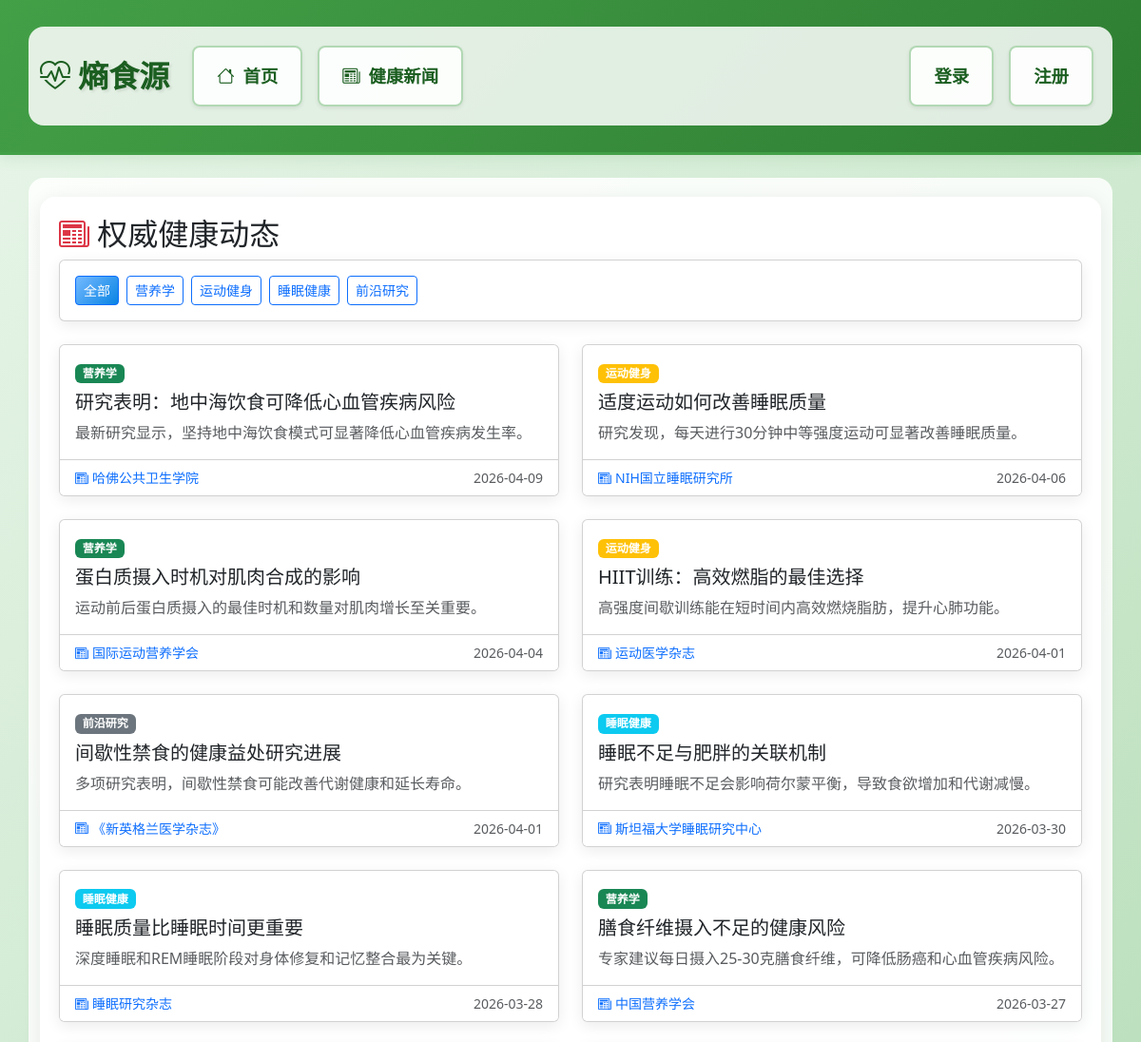
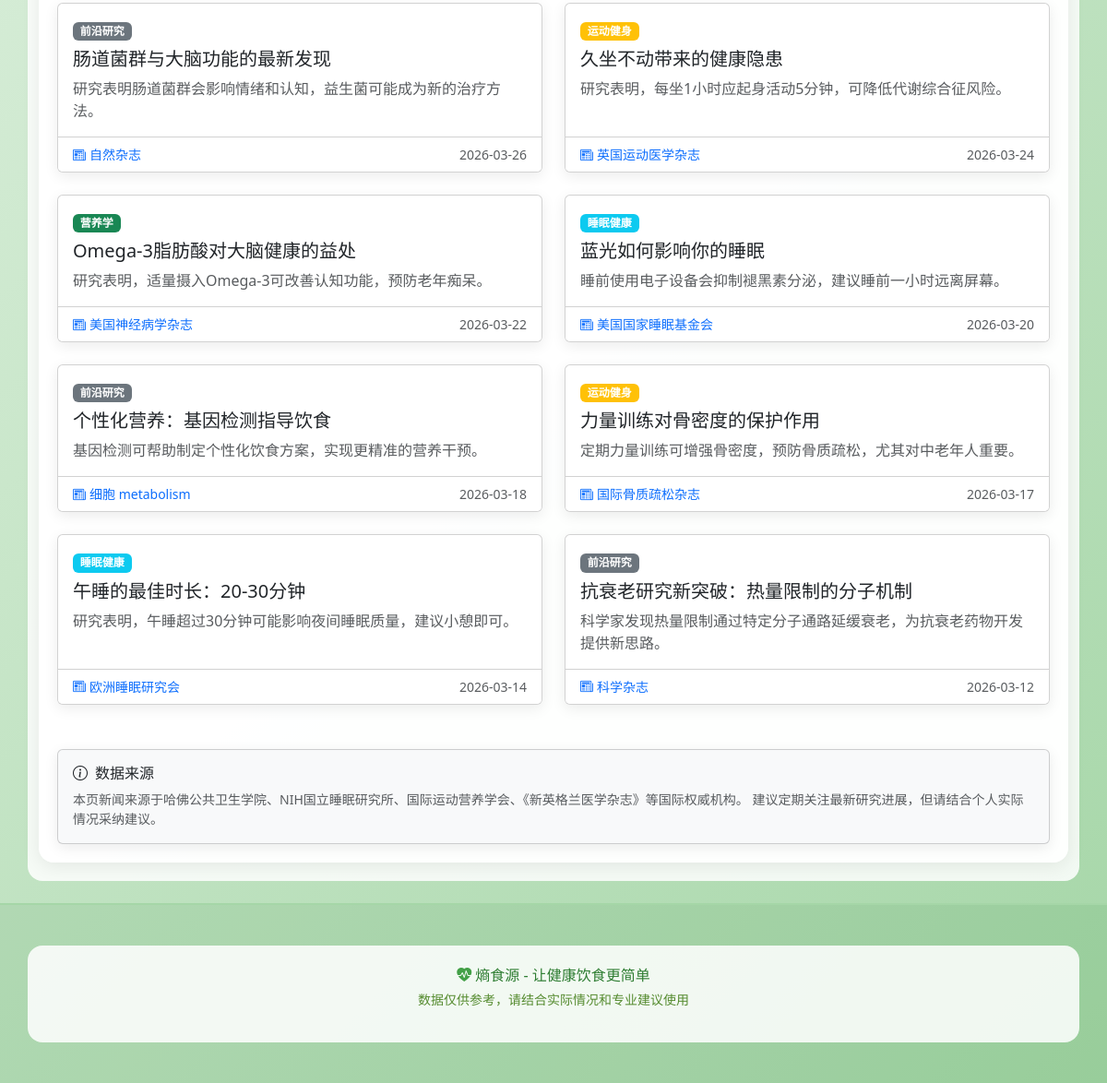
Page /news on the committed database (2 pictures, top to bottom).
### models.py (models this page shows)
class HealthNews(db.Model):
    __tablename__ = 'health_news'
    id = db.Column(db.Integer, primary_key=True)
    title = db.Column(db.String(255), nullable=False)
    summary = db.Column(db.Text)
    content = db.Column(db.Text)
    source = db.Column(db.String(100))
    source_url = db.Column(db.String(500))
    image_url = db.Column(db.String(500))
    published_at = db.Column(db.DateTime)
    category = db.Column(db.String(50))  # nutrition, exercise, sleep, research
    created_at = db.Column(db.DateTime, default=datetime.utcnow)

### app.py (the view)
@app.route('/news')
def news():
    category = request.args.get('category')
    query = HealthNews.query
    if category:
        query = query.filter_by(category=category)
    news_items = query.order_by(HealthNews.published_at.desc()).limit(20).all()
    return render_template('news.html', news_items=news_items, current_category=category)

### app.py (called while the page is built)
@app.context_processor
def inject_variables():
    life_expectancy_bonus = 0
    return dict(
        life_expectancy_bonus=life_expectancy_bonus,
        timedelta=timedelta
    )

### templates/news.html (shortened to what this page needs)
{% extends "base.html" %}
{% block content %}
<h2><i class="bi bi-newspaper text-danger"></i> 权威健康动态</h2>
<div class="card mb-4">
    <div class="card-body">
        <div class="d-flex flex-wrap gap-2">
            <a href="{{ url_for('news') }}" class="btn btn-{{ 'primary' if not current_category else 'outline-primary' }} btn-sm">
                全部
            </a>
            <a href="{{ url_for('news', category='nutrition') }}" class="btn btn-{{ 'primary' if current_category == 'nutrition' else 'outline-primary' }} btn-sm">
                营养学
            </a>
            <a href="{{ url_for('news', category='exercise') }}" class="btn btn-{{ 'primary' if current_category == 'exercise' else 'outline-primary' }} btn-sm">
                运动健身
            </a>
            <a href="{{ url_for('news', category='sleep') }}" class="btn btn-{{ 'primary' if current_category == 'sleep' else 'outline-primary' }} btn-sm">
                睡眠健康
            </a>
            <a href="{{ url_for('news', category='research') }}" class="btn btn-{{ 'primary' if current_category == 'research' else 'outline-primary' }} btn-sm">
                前沿研究
            </a>
        </div>
    </div>
</div>
<div class="row">
    {% if news_items %}
    {% for item in news_items %}
    <div class="col-md-6 mb-4">
        <div class="card h-100">
            <div class="card-body">
                <span class="badge bg-{{ 'success' if item.category == 'nutrition' else 'warning' if item.category == 'exercise' else 'info' if item.category == 'sleep' else 'secondary' }} mb-2">
                    {{ {'nutrition': '营养学', 'exercise': '运动健身', 'sleep': '睡眠健康', 'research': '前沿研究'}.get(item.category, '综合') }}
                </span>
                <h5 class="card-title">{{ item.title }}</h5>
                <p class="card-text text-muted">{{ item.summary }}</p>
            </div>
            <div class="card-footer bg-white">
                <div class="d-flex justify-content-between align-items-center">
                    <small class="text-primary">
                        <i class="bi bi-newspaper me-1"></i>{{ item.source }}
                    </small>
                    <small class="text-muted">
                        {{ item.published_at.strftime('%Y-%m-%d') if item.published_at else item.created_at.strftime('%Y-%m-%d') }}
                    </small>
                </div>
            </div>
        </div>
    </div>
    {% endfor %}
    {% endif %}
</div>
<div class="card mt-4 bg-light">
    <div class="card-body">
        <h6><i class="bi bi-info-circle me-2"></i>数据来源</h6>
        <p class="mb-0 small text-muted">
            本页新闻来源于哈佛公共卫生学院、NIH国立睡眠研究所、国际运动营养学会、《新英格兰医学杂志》等国际权威机构。
            建议定期关注最新研究进展，但请结合个人实际情况采纳建议。
        </p>
    </div>
</div>
{% endblock %}

### static/css/style.css (style rules this page uses)
:root { --primary-color: #74b9ff; --primary-dark: #0984e3; --primary-light: #a8d8ff; --success-color: #00b894; --warning-color: #fdcb6e; --danger-color: #e17055; --info-color: #00cec9; }
body { font-family: -apple-system, BlinkMacSystemFont, "Segoe UI", Roboto, "Helvetica Neue", Arial, sans-serif; background: linear-gradient(135deg, #e8f5e9 0%, #c8e6c9 50%, #a5d6a7 100%); background-attachment: fixed; color: #2d3436; min-height: 100vh; }
.card { border: none; border-radius: 16px; box-shadow: 0 4px 15px rgba(0, 0, 0, 0.08); transition: transform 0.3s ease, box-shadow 0.3s ease; }
.btn-primary { background: linear-gradient(135deg, #74b9ff, #0984e3); border: none; font-weight: 500; }
.badge { font-weight: 500; }

### rows in the picture
HealthNews: category "营养学", title "研究表明：地中海饮食可降低心血管疾病风险", summary "最新研究显示，坚持地中海饮食模式可显著降低心血管疾病发生率。", source "哈佛公共卫生学院", published_at "2026-04-09"
HealthNews: category "运动健身", title "适度运动如何改善睡眠质量", summary "研究发现，每天进行30分钟中等强度运动可显著改善睡眠质量。", source "NIH国立睡眠研究所", published_at "2026-04-06"
HealthNews: category "营养学", title "蛋白质摄入时机对肌肉合成的影响", summary "运动前后蛋白质摄入的最佳时机和数量对肌肉增长至关重要。", source "国际运动营养学会", published_at "2026-04-04"
HealthNews: category "运动健身", title "HIIT训练：高效燃脂的最佳选择", summary "高强度间歇训练能在短时间内高效燃烧脂肪，提升心肺功能。", source "运动医学杂志", published_at "2026-04-01"
HealthNews: category "前沿研究", title "间歇性禁食的健康益处研究进展", summary "多项研究表明，间歇性禁食可能改善代谢健康和延长寿命。", source "《新英格兰医学杂志》", published_at "2026-04-01"
HealthNews: category "睡眠健康", title "睡眠不足与肥胖的关联机制", summary "研究表明睡眠不足会影响荷尔蒙平衡，导致食欲增加和代谢减慢。", source "斯坦福大学睡眠研究中心", published_at "2026-03-30"
HealthNews: category "睡眠健康", title "睡眠质量比睡眠时间更重要", summary "深度睡眠和REM睡眠阶段对身体修复和记忆整合最为关键。", source "睡眠研究杂志", published_at "2026-03-28"
HealthNews: category "营养学", title "膳食纤维摄入不足的健康风险", summary "专家建议每日摄入25-30克膳食纤维，可降低肠癌和心血管疾病风险。", source "中国营养学会", published_at "2026-03-27"
HealthNews: category "前沿研究", title "肠道菌群与大脑功能的最新发现", summary "研究表明肠道菌群会影响情绪和认知，益生菌可能成为新的治疗方法。", source "自然杂志", published_at "2026-03-26"
HealthNews: category "运动健身", title "久坐不动带来的健康隐患", summary "研究表明，每坐1小时应起身活动5分钟，可降低代谢综合征风险。", source "英国运动医学杂志", published_at "2026-03-24"
HealthNews: category "营养学", title "Omega-3脂肪酸对大脑健康的益处", summary "研究表明，适量摄入Omega-3可改善认知功能，预防老年痴呆。", source "美国神经病学杂志", published_at "2026-03-22"
HealthNews: category "睡眠健康", title "蓝光如何影响你的睡眠", summary "睡前使用电子设备会抑制褪黑素分泌，建议睡前一小时远离屏幕。", source "美国国家睡眠基金会", published_at "2026-03-20"
HealthNews: category "前沿研究", title "个性化营养：基因检测指导饮食", summary "基因检测可帮助制定个性化饮食方案，实现更精准的营养干预。", source "细胞 metabolism", published_at "2026-03-18"
HealthNews: category "运动健身", title "力量训练对骨密度的保护作用", summary "定期力量训练可增强骨密度，预防骨质疏松，尤其对中老年人重要。", source "国际骨质疏松杂志", published_at "2026-03-17"
HealthNews: category "睡眠健康", title "午睡的最佳时长：20-30分钟", summary "研究表明，午睡超过30分钟可能影响夜间睡眠质量，建议小憩即可。", source "欧洲睡眠研究会", published_at "2026-03-14"
HealthNews: category "前沿研究", title "抗衰老研究新突破：热量限制的分子机制", summary "科学家发现热量限制通过特定分子通路延缓衰老，为抗衰老药物开发提供新思路。", source "科学杂志", published_at "2026-03-12"
